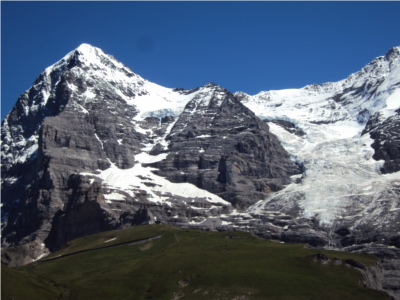
#> input picture Docs_Primitives/pics/M1.JPG, 400 x 300 px
$ python -i Harris.py   (imports and definitions only)
#> lines starting #> are read from the running program, lines starting #| are printed output that depends on the picture
from scipy import ndimage as ndi
import numpy as np
from scipy import signal as sig
from skimage.color import rgb2gray


def gradients_x_y(img_gray: np.ndarray) -> tuple:
    """
    Renvoie les dérivée de l'image en niveaux de gris suivant l'axe des x et y

    @ paramètres
    ------------
        img_gray : image en niveaux de gris.

    @ return
    ------------
        gradient_x, gradient_y : image en niveaux de gris (dérivée de 'img_gray' suivant l'axe des x et y).

    """
    assert len(img_gray.shape) == 2

    kernel_x = np.array([[-1, 0, 1],[-2, 0, 2],[-1, 0, 1]]  )
    kernel_y = np.array([[1, 2, 1], [0, 0, 0], [-1, -2, -1]])

    gradient_x = sig.convolve2d(img_gray, kernel_x, mode='same')
    gradient_y = sig.convolve2d(img_gray, kernel_y, mode='same')

    return (gradient_x, gradient_y)


def non_maximum_suppression(img_corners: np.ndarray,
                            k_size: tuple=(3, 3)) -> np.ndarray:
    """
   L'algorithme consiste à parcourir tous les points d'intérêts,
   et vérifier si ce dernier possède la plus grande intenté pour parmi les pixels adjacent le gardé,
   si non le mètre à zéro
    @ paramètres
    ------------
        img_corners : images en niveau de gris
        k_size      : les dimensions de la fenêtre entourant les pixels adjacents au point d'intérêt en question

    @ return
    ------------
        img_corners : images en noire et blanc contenant tous les points d'internes en blanc
    """

    assert k_size[0]%2 != 0 and k_size[1]%2 != 0
    dx, dy = k_size[0]//2, k_size[1]//2
    rows, cols = img_corners.shape
    img_corners_ = np.zeros((rows+2*dx, cols+2*dy))
    rows, cols = img_corners_.shape
    img_corners_[dx:rows-dx, dy:cols-dy] = img_corners
    corners = np.argwhere(img_corners_ > 0)

    for (row, col) in corners:

        window = img_corners_[row-dx:row+dx+1, col-dy:col+dy+1]
        if np.sum(window)==0:
            localMax=0
        else:
            localMax = np.amax(window)
        maxCoord=np.unravel_index(np.argmax(window), window.shape) + np.array((row,col))
        # suppress everything
        img_corners_[row-dx:row+dx+1, col-dy:col+dy+1]=0
        # reset only the max
        if localMax > 0:
            img_corners_[tuple(maxCoord)[0]-dx, tuple(maxCoord)[1]-dy] = localMax

    img_corners = img_corners_[dx:rows-dx, dy:cols-dy]
    return img_corners


def harris( img_gray: np.ndarray,
            k_size: tuple=(3, 3),
            filter: str='Gaussian',
            sd: int=5/6,
            truncate: int=4.0,
            supression: bool=True,
            k: float=0.05,
            harris_threshold: float=0.02   ) -> np.ndarray:
    """
    img_gray   : Image d'entrée, elle doit être en niveaux de gris et de type float32.
    k_size     : dimensions de la fenêtre de la suppression non maximal.
    sd         : Écart type du filtre Gaussien.
    supression : Boolean indiquant si on doit appliquer la suppression non maximal.
    k          : Paramètre libre du détecteur de Harris dans l'équation, comprit entre {0.04, 0.05, 0.06}.
    """
    assert k in [0.04, 0.05, 0.06]
    assert filter.title() in ['Gaussian'.title(), 'Rectangle'.title()]

    # Étape 1 : Convertir l'image en niveaux de gris.
    """Si l'image en entrées est de type RGB ou BGR
    On doit la convertir en niveau de gris."""
    if len(img_gray.shape) > 2:
        img_gray = rgb2gray(img_gray)

    # Étape 2 : Calcul de la dérivée spatiale suivant l'axe de x et de y.
    """ https://linuxtut.com/fr/3ab2a67c78eafd456c32/"""
    # Filtre de sobel suivant l'axe des x et y avec un noyeau de (ksize X ksize).
    Ix, Iy = gradients_x_y(img_gray)

    # Étape 3 : configuration du tenseur de structure.
    """https://docs.opencv.org/4.x/d4/d86/group__imgproc__filter.html#gaabe8c836e97159a9193fb0b11ac52cf1"""

    if filter.title() == 'Gaussian'.title():
        # Filtre gaussien de taille (5x5) et d'écart-type sd.
        # https://stackoverflow.com/questions/25216382/gaussian-filter-in-scipy
        Ixx = ndi.gaussian_filter(Ix**2, sigma=sd, truncate=truncate)
        Ixy = ndi.gaussian_filter(Iy*Ix, sigma=sd, truncate=truncate)
        Iyy = ndi.gaussian_filter(Iy**2, sigma=sd, truncate=truncate)

    elif filter.title() == 'Rectangle'.title():
        # Filtre rectangulaire de taille (5x5) et d'écart-type sd.
        Ixx = sig.convolve2d(Ix**2, np.ones((5, 5)), mode='same')
        Ixy = sig.convolve2d(Iy*Ix, np.ones((5, 5)), mode='same')
        Iyy = sig.convolve2d(Iy**2, np.ones((5, 5)), mode='same')

    # Étape 4 : Calcul de la réponse de Harris.
    # determinant.
    det = Ixx * Iyy - Ixy**2
    # trace.
    trace = Ixx + Iyy
    # reponse de Harris.
    harris_response = det - k * trace**2
    # Supprimer tous les pixels qui ne sont pas des poits d'intérêt.
    harris_response[harris_response < harris_threshold] = 0
    harris_corners = harris_response

    # Appliquer la suppression non maximal.
    if supression:
        harris_corners = non_maximum_suppression(harris_corners, k_size=k_size)

    # img_corners = cv.dilate(img_corners, None)
    new_corners = np.argwhere(harris_corners > 0)

    return (harris_corners, new_corners)


>>> import cv2
>>> picture = cv2.imread('Docs_Primitives/pics/M1.JPG', cv2.IMREAD_GRAYSCALE)
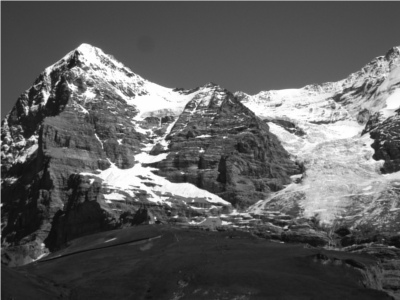
#> picture: shape (300, 400); min 9, max 255, mean 93.9
>>> result = harris(picture)
#> in gradients_x_y, `gradient_x = sig.convolve2d(img_gray, kernel_x, mode='same')`:
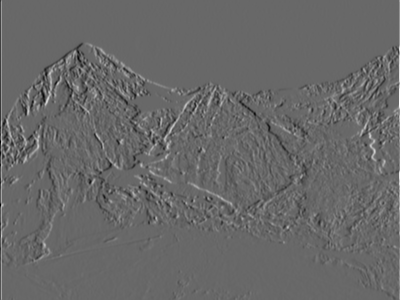
#> gradient_x: shape (300, 400) int64; min -701, max 1011, mean 0.4; drawn with min black and max white
#> in gradients_x_y, `gradient_y = sig.convolve2d(img_gray, kernel_y, mode='same')`:
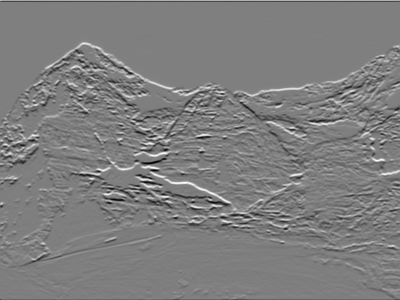
#> gradient_y: shape (300, 400) int64; min -745, max 750, mean -1.5; drawn with min black and max white
#> in harris, `Ixx = ndi.gaussian_filter(Ix**2, sigma=sd, truncate=truncate)`:
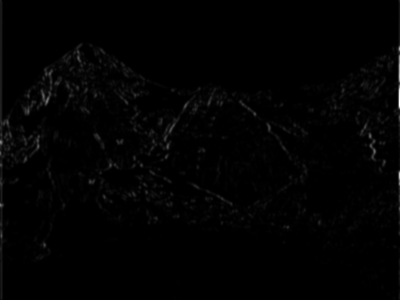
#> Ixx: shape (300, 400) int64; min 0, max 724444, mean 7293.4; drawn with min black and max white
#> in harris, `Iyy = ndi.gaussian_filter(Iy**2, sigma=sd, truncate=truncate)`:
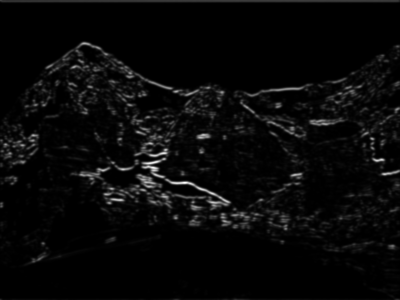
#> Iyy: shape (300, 400) int64; min 0, max 364190, mean 12883.4; drawn with min black and max white
#> in harris, `trace = Ixx + Iyy`:
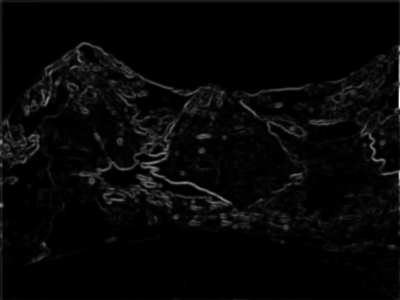
#> trace: shape (300, 400) int64; min 0, max 727554, mean 20176.8; drawn with min black and max white
#> in harris, `harris_response = det - k * trace**2`:
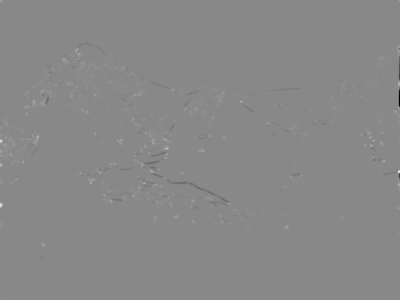
#> harris_response: shape (300, 400) float64; min -2.58e+10, max 2.24e+10, mean 27867255.4; drawn with min black and max white
#> in non_maximum_suppression, `corners = np.argwhere(img_corners_ > 0)`: corners = 93924 pairs, first value 1 to 300, second value 1 to 400
#> the loop in non_maximum_suppression, `for (row, col) in corners: ` made 93924 passes
#> (row, col, window, localMax, maxCoord) on passes 8, 12, 13, 14, 15, 16, 17, 18: (2, 3, [[0, 0, 0], [0, 0, 0], [0, 0, 39100503.5]], 39100503.5, [4, 5]), (3, 2, [[0, 0, 0], [0, 0, 0], [0, 0, 38806466.8]], 38806466.8, [5, 4]), (3, 3, [[0, 0, 0], [0, 0, 39100503.5], [0, 38806466.8, 8545512.6]], 39100503.5, [4, 5]), (3, 4, [[0, 0, 0], [0, 39100503.5, 0], [0, 0, 0]], 39100503.5, [4, 5]), (3, 398, [[0, 0, 0], [0, 0, 0], [0, 4871055, 23723135.8]], 23723135.8, [5, 400]), (3, 399, [[0, 0, 0], [0, 0, 0], [0, 23723135.8, 0]], 23723135.8, [5, 400]), (3, 400, [[0, 0, 0], [0, 0, 0], [23723135.8, 0, 0]], 23723135.8, [5, 400]), (4, 3, [[0, 0, 39100503.5], [0, 0, 0], [0, 0, 0]], 39100503.5, [4, 5])
#> (row, col, window, maxCoord) on passes 1, 2, 5, 6, 10: (1, 1, [[0, 0, 0], [0, 4.86e+09, 3.6e+09], [0, 3.65e+09, 3.17e+09]], [2, 2]), (1, 2, [[0, 0, 0], [4.86e+09, 0, 731267460], [0, 0, 1.12e+09]], [2, 2]), (1, 400, [[0, 0, 0], [0, 3.67e+09, 0], [0, 0, 0]], [2, 401]), (2, 1, [[0, 4.86e+09, 0], [0, 0, 0], [0, 737924392.8, 1.12e+09]], [2, 2]), (2, 400, [[0, 3.67e+09, 0], [0, 0, 0], [0, 0, 0]], [2, 401])
#> in harris, `new_corners = np.argwhere(harris_corners > 0)`: new_corners = 4500 pairs, first value 0 to 299, second value 0 to 399

$ run again, on Docs_Primitives/pics/M2.JPG
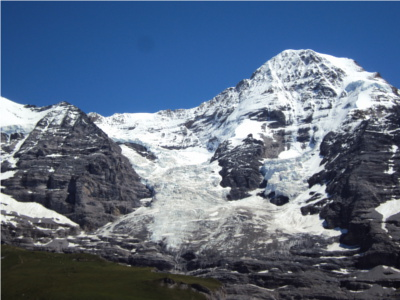
#> input picture Docs_Primitives/pics/M2.JPG, 400 x 300 px
#> in harris, `trace = Ixx + Iyy`:
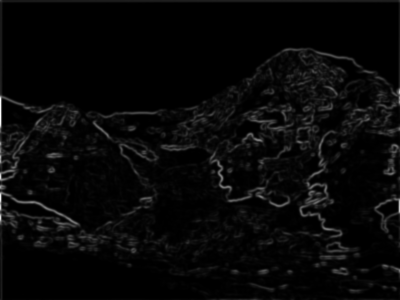
#> trace: shape (300, 400) int64; min 0, max 724724, mean 23507.8; drawn with min black and max white
#> in harris, `harris_response = det - k * trace**2`:
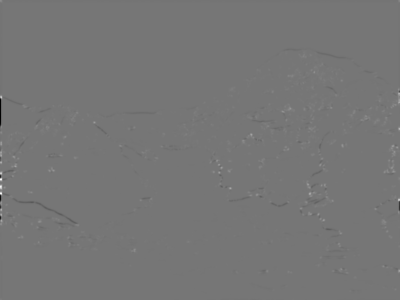
#> harris_response: shape (300, 400) float64; min -2.63e+10, max 3.04e+10, mean 32479254.8; drawn with min black and max white
#> corners = 92816 pairs, first value 1 to 300, second value 1 to 400
#> the loop in non_maximum_suppression, `for (row, col) in corners: ` made 92816 passes
#> (row, col, window, localMax, maxCoord) on passes 8, 12, 13, 14, 15: (2, 3, [[0, 0, 0], [0, 0, 0], [0, 0, 37364534.5]], 37364534.5, [4, 5]), (3, 2, [[0, 0, 0], [0, 0, 0], [0, 0, 38787433.9]], 38787433.9, [5, 4]), (3, 3, [[0, 0, 0], [0, 0, 37364534.5], [0, 38787433.9, 8479720.8]], 38787433.9, [5, 4]), (3, 4, [[0, 0, 0], [0, 0, 0], [38787433.9, 0, 0]], 38787433.9, [5, 4]), (3, 398, [[0, 0, 0], [0, 0, 0], [0, 5064933.2, 23904959]], 23904959, [5, 400])
#> new_corners = 4610 pairs, first value 0 to 299, second value 0 to 399

$ run again, on Docs_Primitives/pics/P1.JPG
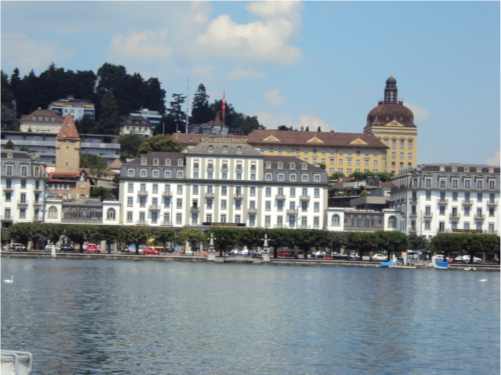
#> input picture Docs_Primitives/pics/P1.JPG, 501 x 375 px
#> in harris, `trace = Ixx + Iyy`:
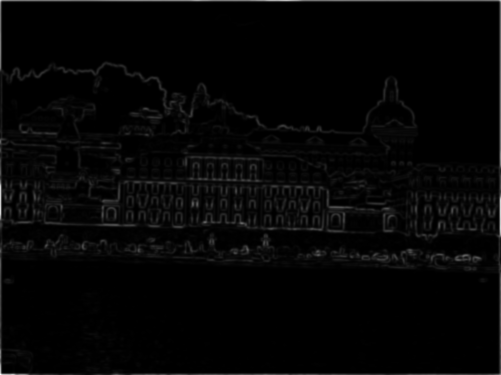
#> trace: shape (375, 501) int64; min 0, max 793689, mean 17533.2; drawn with min black and max white
#> in harris, `harris_response = det - k * trace**2`:
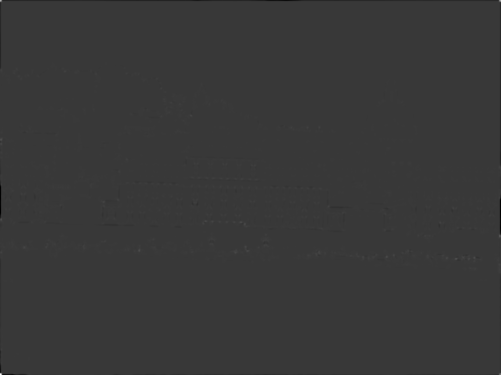
#> harris_response: shape (375, 501) float64; min -2.16e+10, max 7.53e+10, mean -36522591.3; drawn with min black and max white
#> corners = 129355 pairs, first value 1 to 375, second value 1 to 501
#> the loop in non_maximum_suppression, `for (row, col) in corners: ` made 129355 passes
#> (row, col, window, localMax, maxCoord) on passes 12, 15, 16, 17, 19: (3, 3, [[0, 0, 0], [0, 0, 0], [0, 0, 615378.6]], 615378.6, [5, 5]), (3, 302, [[0, 0, 0], [0, 3972142, 0], [0, 0, 525783.6]], 3972142, [4, 303]), (3, 498, [[0, 0, 0], [0, 0, 0], [0, 1010080.8, 0]], 1010080.8, [5, 499]), (3, 499, [[0, 0, 0], [0, 0, 0], [1010080.8, 0, 0]], 1010080.8, [5, 499]), (4, 4, [[0, 0, 0], [0, 615378.6, 0], [0, 30946.9, 903.8]], 615378.6, [5, 5])
#> new_corners = 6778 pairs, first value 0 to 374, second value 0 to 500
